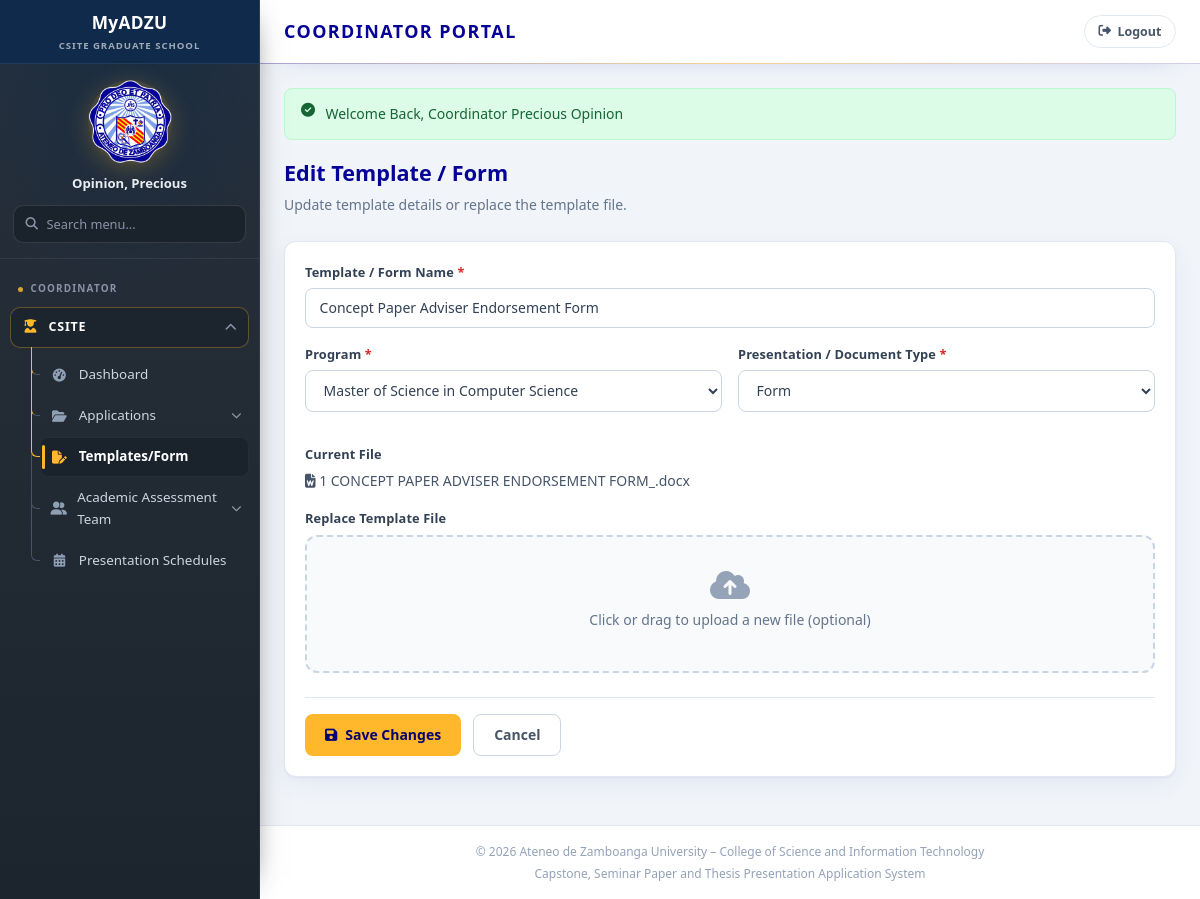
The app's page /coordinator/templates/edit.php?id=2 (signed in) with its own data.
### tables this page shows
CREATE TABLE `templates` (
  `template_id` int(11) NOT NULL,
  `track_id` int(11) NOT NULL,
  `stage_id` int(11) DEFAULT NULL,
  `template_name` varchar(150) NOT NULL,
  `description` text DEFAULT NULL,
  `document_type` enum('form','template','reference') NOT NULL DEFAULT 'template',
  `file_name` varchar(255) NOT NULL,
  `file_path` varchar(500) NOT NULL,
  `drive_file_id` varchar(120) DEFAULT NULL,
  `drive_modified_at` datetime DEFAULT NULL,
  `drive_size` bigint(20) DEFAULT NULL,
  `mime_type` varchar(100) DEFAULT NULL,
  `is_active` tinyint(1) NOT NULL DEFAULT 1,
  `needs_review` tinyint(1) NOT NULL DEFAULT 0,
  `managed_by_user_id` int(11) NOT NULL,
  `created_at` timestamp NOT NULL DEFAULT current_timestamp(),
  `updated_at` timestamp NOT NULL DEFAULT current_timestamp() ON UPDATE current_timestamp()
);

### includes/config/db.php (called while the page is built, shortened)
<?php
class DB {
    private static $pdo = null;
    public static function getConnection() {
        if (self::$pdo === null) {
            $host = 'localhost';
            $db   = 'csite_grad_school';
            $user = 'root';
            $pass = '';
            $port = '3306';
            $dsn = "mysql:host=$host;port=$port;dbname=$db;charset=utf8mb4";
            try {
                self::$pdo = new PDO($dsn, $user, $pass, [
                    PDO::ATTR_ERRMODE            => PDO::ERRMODE_EXCEPTION,
                    PDO::ATTR_DEFAULT_FETCH_MODE => PDO::FETCH_ASSOC,
                    PDO::ATTR_EMULATE_PREPARES   => false,
                ]);
            } catch (PDOException $e) {
                die("Database Connection Error: " . $e->getMessage());
            }
        }
        return self::$pdo;
    }
}

### includes/config/modules/42-templates.php (called while the page is built, shortened)
<?php
function findTemplateRecord(string $id): ?array {
    $stmt = DB::getConnection()->prepare('SELECT t.*, tr.track_code, ws.stage_label FROM templates t INNER JOIN tracks tr ON tr.track_id = t.track_id LEFT JOIN workflow_stages ws ON ws.stage_id = t.stage_id WHERE t.template_id = :id LIMIT 1');
    $stmt->execute(['id' => (int) $id]);
    return $stmt->fetch() ?: null;
}

### includes/config/modules/10-ui-and-urls.php (called while the page is built, shortened)
<?php
function url(string $path): string {
    return BASE_URL . '/' . ltrim($path, '/');
}

### coordinator/templates/edit.php (the view, shortened to what this page needs)
<?php
require_once __DIR__ . '/../../includes/config/db.php';
$template = findTemplateRecord((string) ($_GET['id'] ?? ''));
require_once __DIR__ . '/../../includes/layout/header.php';
?>
<div class="page-header">
    <h2>Edit Template / Form</h2>
    <p>Update template details or replace the template file.</p>
</div>
<form class="card" method="post" enctype="multipart/form-data" data-validate>
    <div class="card-body">
        <div class="form-field">
            <label>Template / Form Name <span class="required">*</span></label>
            <input type="text" name="template_name" required value="<?= htmlspecialchars($template['template_name'] ?? 'Proposal Template (MSCS)') ?>">
        </div>
        <div class="form-row">
            <div class="form-field">
                <label>Program <span class="required">*</span></label>
                <select name="document_type" required>
                    <?php foreach (PROGRAMS as $code => $name): ?>
                    <option value="<?= $code ?>" <?= $code === 'MSCS' ? 'selected' : '' ?>><?= htmlspecialchars($name) ?></option>
                    <?php endforeach; ?>
                </select>
            </div>
            <div class="form-field">
                <label>Presentation / Document Type <span class="required">*</span></label>
                <select required>
                    <option value="form" <?= ($template['document_type'] ?? '') === 'form' ? 'selected' : '' ?>>Form</option>
                </select>
            </div>
        </div>
        <div class="form-field">
            <label>Current File</label>
            <p style="font-size:0.875rem;color:var(--gray-600);"><i class="fas fa-file-word"></i> <?= htmlspecialchars($template['file_name'] ?? 'proposal_template_mscs.docx') ?></p>
        </div>
        <div class="form-field">
            <label>Replace Template File</label>
            <div class="file-upload-area">
                <i class="fas fa-cloud-upload-alt"></i>
                <p>Click or drag to upload a new file (optional)</p>
            </div>
        </div>
        <div class="form-actions">
            <button type="submit" class="btn btn-primary"><i class="fas fa-save"></i> Save Changes</button>
            <a href="<?= url('coordinator/templates/manage.php') ?>" class="btn btn-outline">Cancel</a>
        </div>
    </div>
</form>
<?php require_once __DIR__ . '/../../includes/layout/footer.php'; ?>

### assets/css/shared/00-base.css (style rules this page uses)
:root { --adzu-navy: #060297; --adzu-navy-light: #2018c0; --adzu-navy-dark: #040170; --adzu-gold: #FFB82B; --adzu-gold-hover: #e5a526; --adzu-blue: #4285F4; --white: #ffffff; --gray-50: #f8fafc; --gray-100: #f1f5f9; --gray-200: #e2e8f0; --gray-300: #cbd5e1; --gray-400: #94a3b8; --gray-500: #64748b; --gray-600: #475569; --gray-700: #334155; --gray-800: #1e293b; --success: #16a34a; --success-bg: #dcfce7; --warning: #ca8a04; --warning-bg: #fef9c3; --danger: #dc2626; --danger-bg: #fee2e2; --info: #2563eb; --info-bg: #dbeafe; --purple: #7c3aed; --purple-bg: #ede9fe; --sidebar-width: 260px; --topbar-height: 64px; --radius: 8px; --radius-lg: 12px; --shadow: 0 1px 3px rgba(6, 2, 151, 0.08); --shadow-md: 0 4px 12px rgba(6, 2, 151, 0.1); --transition: 0.2s ease; --font: 'Source Sans 3', 'Segoe UI', sans-serif; --font-heading: 'Montserrat', 'Segoe UI', sans-serif; }
*, *::before, *::after { box-sizing: border-box; margin: 0; padding: 0; }
html { scroll-behavior: smooth; }
body { font-family: var(--font); font-size: 15px; line-height: 1.6; color: var(--gray-700); background: var(--gray-100); min-height: 100vh; }
h1, h2, h3, h4, h5, h6, .topbar-title h1, .section-title, .page-header h2, .card-header h3 { font-family: var(--font-heading); }
a { color: var(--adzu-navy); text-decoration: none; transition: color var(--transition); }
.btn { display: inline-flex; align-items: center; justify-content: center; gap: 0.5rem; padding: 0.65rem 1.25rem; font-size: 0.875rem; font-weight: 600; font-family: var(--font); border: none; border-radius: var(--radius); cursor: pointer; transition: all var(--transition); text-decoration: none; line-height: 1.4; }
.btn-primary { background: var(--adzu-gold); color: var(--adzu-navy-dark); }
.btn-outline { background: transparent; border: 1px solid var(--gray-300); color: var(--gray-600); }
.form-row { display: grid; grid-template-columns: repeat(auto-fit, minmax(240px, 1fr)); gap: 1rem; margin-bottom: 1rem; }
.form-field { margin-bottom: 1rem; }
.form-field label { display: block; font-size: 0.8rem; font-weight: 600; color: var(--gray-600); margin-bottom: 0.35rem; }
.form-field label .required { color: var(--danger); }
.form-field input, .form-field select, .form-field textarea { width: 100%; padding: 0.6rem 0.85rem; border: 1px solid var(--gray-300); border-radius: var(--radius); font-size: 0.875rem; font-family: var(--font); color: var(--gray-700); background: var(--white); transition: border-color var(--transition); }
.form-actions { display: flex; gap: 0.75rem; flex-wrap: wrap; margin-top: 1.5rem; padding-top: 1rem; border-top: 1px solid var(--gray-200); }

### assets/css/applications/10-student-application.css (style rules this page uses)
.file-upload-area { border: 2px dashed var(--gray-300); border-radius: var(--radius-lg); padding: 2rem; text-align: center; cursor: pointer; transition: all var(--transition); background: var(--gray-50); }
.file-upload-area i { font-size: 2rem; color: var(--gray-400); margin-bottom: 0.5rem; }
.file-upload-area p { font-size: 0.875rem; color: var(--gray-500); }
.page-header { margin-bottom: 1.5rem; }
.page-header h2 { font-size: 1.35rem; font-weight: 700; color: var(--adzu-navy); margin-bottom: 0.25rem; }
.page-header p { font-size: 0.875rem; color: var(--gray-500); }
.card { background: var(--white); border: 1px solid var(--gray-200); border-radius: var(--radius-lg); box-shadow: var(--shadow); margin-bottom: 1.5rem; }
.card-body { padding: 1.25rem; }

### assets/css/student/95-portal-pages.css (style rules this page uses)
.card { border-color: var(--gray-200); box-shadow: 0 1px 2px rgba(6, 2, 151, 0.05), 0 8px 24px rgba(6, 2, 151, 0.06); transition: box-shadow var(--transition), transform var(--transition); }
.form-field label { color: var(--gray-700); letter-spacing: 0.01em; }
.btn { transition: background var(--transition), color var(--transition), border-color var(--transition), box-shadow var(--transition), transform var(--transition); }

### records on screen
templates: template_name "Concept Paper Adviser Endorsement Form", document_type "Form", file_name "1 CONCEPT PAPER ADVISER ENDORSEMENT FORM_.docx"

### other values on screen
$userName "Opinion, Precious"
$item['label'] "Dashboard"
$item['label'] "Applications"
$item['label'] "Templates/Form"
$item['label'] "Academic Assessment Team"
$item['label'] "Presentation Schedules"
$flash['message'] "Welcome Back, Coordinator Precious Opinion"
SITE_TAGLINE "Capstone, Seminar Paper and Thesis Presentation Application System"
form field document_type "Master of Science in Computer Science"
